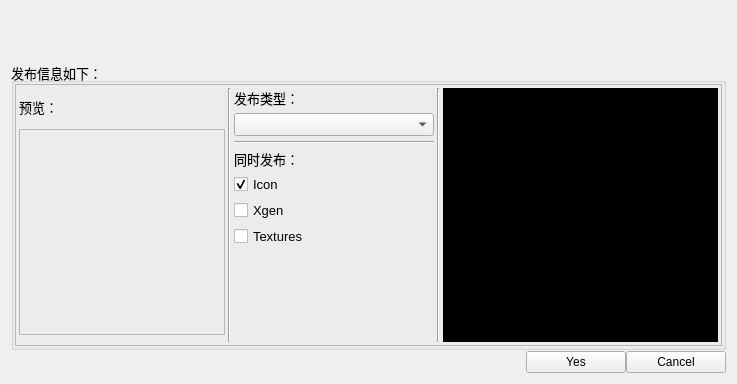
<?xml version="1.0" encoding="UTF-8"?>
<ui version="4.0">
 <class>Rigpub_UI</class>
 <widget class="QWidget" name="Rigpub_UI">
  <property name="geometry">
   <rect>
    <x>0</x>
    <y>0</y>
    <width>737</width>
    <height>384</height>
   </rect>
  </property>
  <property name="windowTitle">
   <string>Rig Publish Tool</string>
  </property>
  <layout class="QGridLayout" name="gridLayout">
   <property name="verticalSpacing">
    <number>1</number>
   </property>
   <item row="0" column="0">
    <layout class="QHBoxLayout" name="horizontalLayout">
     <item>
      <widget class="QLabel" name="icon_label">
       <property name="minimumSize">
        <size>
         <width>50</width>
         <height>50</height>
        </size>
       </property>
       <property name="maximumSize">
        <size>
         <width>50</width>
         <height>50</height>
        </size>
       </property>
       <property name="text">
        <string/>
       </property>
      </widget>
     </item>
     <item>
      <widget class="QLabel" name="Note_label">
       <property name="font">
        <font>
         <pointsize>11</pointsize>
         <weight>75</weight>
         <bold>true</bold>
        </font>
       </property>
       <property name="text">
        <string/>
       </property>
      </widget>
     </item>
    </layout>
   </item>
   <item row="1" column="0">
    <widget class="QGroupBox" name="groupBox">
     <property name="font">
      <font>
       <family>Microsoft YaHei UI</family>
       <pointsize>10</pointsize>
      </font>
     </property>
     <property name="title">
      <string>发布信息如下：</string>
     </property>
     <property name="flat">
      <bool>true</bool>
     </property>
     <layout class="QVBoxLayout" name="verticalLayout_3">
      <property name="spacing">
       <number>1</number>
      </property>
      <property name="leftMargin">
       <number>1</number>
      </property>
      <property name="topMargin">
       <number>1</number>
      </property>
      <property name="rightMargin">
       <number>1</number>
      </property>
      <property name="bottomMargin">
       <number>1</number>
      </property>
      <item>
       <widget class="QFrame" name="frame">
        <property name="frameShape">
         <enum>QFrame::StyledPanel</enum>
        </property>
        <property name="frameShadow">
         <enum>QFrame::Raised</enum>
        </property>
        <layout class="QGridLayout" name="gridLayout_3">
         <property name="leftMargin">
          <number>3</number>
         </property>
         <property name="topMargin">
          <number>3</number>
         </property>
         <property name="rightMargin">
          <number>3</number>
         </property>
         <property name="bottomMargin">
          <number>3</number>
         </property>
         <property name="horizontalSpacing">
          <number>3</number>
         </property>
         <property name="verticalSpacing">
          <number>1</number>
         </property>
         <item row="0" column="0">
          <layout class="QVBoxLayout" name="verticalLayout_2">
           <property name="spacing">
            <number>2</number>
           </property>
           <item>
            <layout class="QHBoxLayout" name="horizontalLayout_3">
             <property name="spacing">
              <number>0</number>
             </property>
             <item>
              <widget class="QLabel" name="label_4">
               <property name="sizePolicy">
                <sizepolicy hsizetype="Fixed" vsizetype="Minimum">
                 <horstretch>0</horstretch>
                 <verstretch>0</verstretch>
                </sizepolicy>
               </property>
               <property name="minimumSize">
                <size>
                 <width>35</width>
                 <height>25</height>
                </size>
               </property>
               <property name="maximumSize">
                <size>
                 <width>35</width>
                 <height>25</height>
                </size>
               </property>
               <property name="font">
                <font>
                 <family>Microsoft YaHei UI</family>
                 <pointsize>10</pointsize>
                </font>
               </property>
               <property name="text">
                <string>&lt;html&gt;&lt;head/&gt;&lt;body&gt;&lt;p&gt;&lt;span style=&quot; font-size:10pt;&quot;&gt;预览：&lt;/span&gt;&lt;/p&gt;&lt;/body&gt;&lt;/html&gt;</string>
               </property>
              </widget>
             </item>
             <item>
              <spacer name="horizontalSpacer">
               <property name="orientation">
                <enum>Qt::Horizontal</enum>
               </property>
               <property name="sizeType">
                <enum>QSizePolicy::Fixed</enum>
               </property>
               <property name="sizeHint" stdset="0">
                <size>
                 <width>146</width>
                 <height>25</height>
                </size>
               </property>
              </spacer>
             </item>
             <item>
              <widget class="QPushButton" name="render_bttn">
               <property name="sizePolicy">
                <sizepolicy hsizetype="Fixed" vsizetype="Fixed">
                 <horstretch>0</horstretch>
                 <verstretch>0</verstretch>
                </sizepolicy>
               </property>
               <property name="minimumSize">
                <size>
                 <width>25</width>
                 <height>25</height>
                </size>
               </property>
               <property name="maximumSize">
                <size>
                 <width>25</width>
                 <height>25</height>
                </size>
               </property>
               <property name="toolTip">
                <string>&lt;html&gt;&lt;head/&gt;&lt;body&gt;&lt;p&gt;&lt;span style=&quot; font-size:10pt;&quot;&gt;重新渲染图标&lt;/span&gt;&lt;/p&gt;&lt;/body&gt;&lt;/html&gt;</string>
               </property>
               <property name="text">
                <string/>
               </property>
               <property name="iconSize">
                <size>
                 <width>22</width>
                 <height>22</height>
                </size>
               </property>
               <property name="flat">
                <bool>true</bool>
               </property>
              </widget>
             </item>
            </layout>
           </item>
           <item>
            <widget class="QFrame" name="frame_2">
             <property name="sizePolicy">
              <sizepolicy hsizetype="Fixed" vsizetype="Fixed">
               <horstretch>0</horstretch>
               <verstretch>0</verstretch>
              </sizepolicy>
             </property>
             <property name="minimumSize">
              <size>
               <width>206</width>
               <height>206</height>
              </size>
             </property>
             <property name="maximumSize">
              <size>
               <width>206</width>
               <height>206</height>
              </size>
             </property>
             <property name="frameShape">
              <enum>QFrame::StyledPanel</enum>
             </property>
             <property name="frameShadow">
              <enum>QFrame::Raised</enum>
             </property>
             <layout class="QGridLayout" name="gridLayout_2">
              <property name="leftMargin">
               <number>1</number>
              </property>
              <property name="topMargin">
               <number>1</number>
              </property>
              <property name="rightMargin">
               <number>1</number>
              </property>
              <property name="bottomMargin">
               <number>1</number>
              </property>
              <property name="spacing">
               <number>1</number>
              </property>
              <item row="0" column="0">
               <widget class="QLabel" name="Preview_label">
                <property name="sizePolicy">
                 <sizepolicy hsizetype="Fixed" vsizetype="Fixed">
                  <horstretch>0</horstretch>
                  <verstretch>0</verstretch>
                 </sizepolicy>
                </property>
                <property name="minimumSize">
                 <size>
                  <width>200</width>
                  <height>200</height>
                 </size>
                </property>
                <property name="maximumSize">
                 <size>
                  <width>200</width>
                  <height>200</height>
                 </size>
                </property>
                <property name="text">
                 <string/>
                </property>
               </widget>
              </item>
             </layout>
            </widget>
           </item>
          </layout>
         </item>
         <item row="0" column="4">
          <widget class="QTextBrowser" name="log_textBrowser">
           <property name="styleSheet">
            <string notr="true">background-color: rgb(0, 0, 0);</string>
           </property>
           <property name="placeholderText">
            <string>= Pyblish Log =============</string>
           </property>
          </widget>
         </item>
         <item row="0" column="2">
          <layout class="QVBoxLayout" name="verticalLayout">
           <property name="spacing">
            <number>5</number>
           </property>
           <property name="sizeConstraint">
            <enum>QLayout::SetMaximumSize</enum>
           </property>
           <item>
            <widget class="QLabel" name="label_2">
             <property name="sizePolicy">
              <sizepolicy hsizetype="Preferred" vsizetype="Fixed">
               <horstretch>0</horstretch>
               <verstretch>0</verstretch>
              </sizepolicy>
             </property>
             <property name="maximumSize">
              <size>
               <width>16777215</width>
               <height>20</height>
              </size>
             </property>
             <property name="font">
              <font>
               <family>Microsoft YaHei UI</family>
               <pointsize>10</pointsize>
              </font>
             </property>
             <property name="text">
              <string>&lt;html&gt;&lt;head/&gt;&lt;body&gt;&lt;p&gt;&lt;span style=&quot; font-size:10pt;&quot;&gt;发布类型：&lt;/span&gt;&lt;/p&gt;&lt;/body&gt;&lt;/html&gt;</string>
             </property>
            </widget>
           </item>
           <item>
            <widget class="QComboBox" name="publishType_comb">
             <property name="sizePolicy">
              <sizepolicy hsizetype="Preferred" vsizetype="Fixed">
               <horstretch>0</horstretch>
               <verstretch>0</verstretch>
              </sizepolicy>
             </property>
             <property name="minimumSize">
              <size>
               <width>200</width>
               <height>22</height>
              </size>
             </property>
            </widget>
           </item>
           <item>
            <widget class="Line" name="line">
             <property name="orientation">
              <enum>Qt::Horizontal</enum>
             </property>
            </widget>
           </item>
           <item>
            <widget class="QLabel" name="label_3">
             <property name="font">
              <font>
               <family>Microsoft YaHei UI</family>
               <pointsize>10</pointsize>
              </font>
             </property>
             <property name="text">
              <string>&lt;html&gt;&lt;head/&gt;&lt;body&gt;&lt;p&gt;&lt;span style=&quot; font-size:10pt;&quot;&gt;同时发布：&lt;/span&gt;&lt;/p&gt;&lt;/body&gt;&lt;/html&gt;</string>
             </property>
            </widget>
           </item>
           <item>
            <widget class="QCheckBox" name="icon_cBox">
             <property name="font">
              <font>
               <family>Microsoft YaHei UI</family>
               <pointsize>10</pointsize>
              </font>
             </property>
             <property name="text">
              <string>Icon</string>
             </property>
             <property name="checked">
              <bool>true</bool>
             </property>
            </widget>
           </item>
           <item>
            <widget class="QCheckBox" name="xgen_cBox">
             <property name="font">
              <font>
               <family>Microsoft YaHei UI</family>
               <pointsize>10</pointsize>
              </font>
             </property>
             <property name="text">
              <string>Xgen</string>
             </property>
            </widget>
           </item>
           <item>
            <widget class="QCheckBox" name="textures_cBox">
             <property name="maximumSize">
              <size>
               <width>16777215</width>
               <height>20</height>
              </size>
             </property>
             <property name="font">
              <font>
               <family>Microsoft YaHei UI</family>
               <pointsize>10</pointsize>
              </font>
             </property>
             <property name="text">
              <string>Textures</string>
             </property>
             <property name="checked">
              <bool>false</bool>
             </property>
            </widget>
           </item>
           <item>
            <spacer name="verticalSpacer">
             <property name="orientation">
              <enum>Qt::Vertical</enum>
             </property>
             <property name="sizeHint" stdset="0">
              <size>
               <width>20</width>
               <height>40</height>
              </size>
             </property>
            </spacer>
           </item>
          </layout>
         </item>
         <item row="0" column="3">
          <widget class="Line" name="line_3">
           <property name="orientation">
            <enum>Qt::Vertical</enum>
           </property>
          </widget>
         </item>
         <item row="0" column="1">
          <widget class="Line" name="line_2">
           <property name="orientation">
            <enum>Qt::Vertical</enum>
           </property>
          </widget>
         </item>
        </layout>
       </widget>
      </item>
     </layout>
    </widget>
   </item>
   <item row="2" column="0">
    <layout class="QHBoxLayout" name="horizontalLayout_2">
     <item>
      <spacer name="horizontalSpacer_2">
       <property name="orientation">
        <enum>Qt::Horizontal</enum>
       </property>
       <property name="sizeHint" stdset="0">
        <size>
         <width>40</width>
         <height>20</height>
        </size>
       </property>
      </spacer>
     </item>
     <item>
      <widget class="QPushButton" name="Yes_bttn">
       <property name="minimumSize">
        <size>
         <width>100</width>
         <height>0</height>
        </size>
       </property>
       <property name="font">
        <font>
         <family>Microsoft YaHei UI</family>
        </font>
       </property>
       <property name="text">
        <string>Yes</string>
       </property>
      </widget>
     </item>
     <item>
      <widget class="QPushButton" name="Cancel_bttn">
       <property name="minimumSize">
        <size>
         <width>100</width>
         <height>0</height>
        </size>
       </property>
       <property name="font">
        <font>
         <family>Microsoft YaHei UI</family>
        </font>
       </property>
       <property name="text">
        <string>Cancel</string>
       </property>
      </widget>
     </item>
    </layout>
   </item>
  </layout>
 </widget>
 <resources/>
 <connections/>
</ui>
